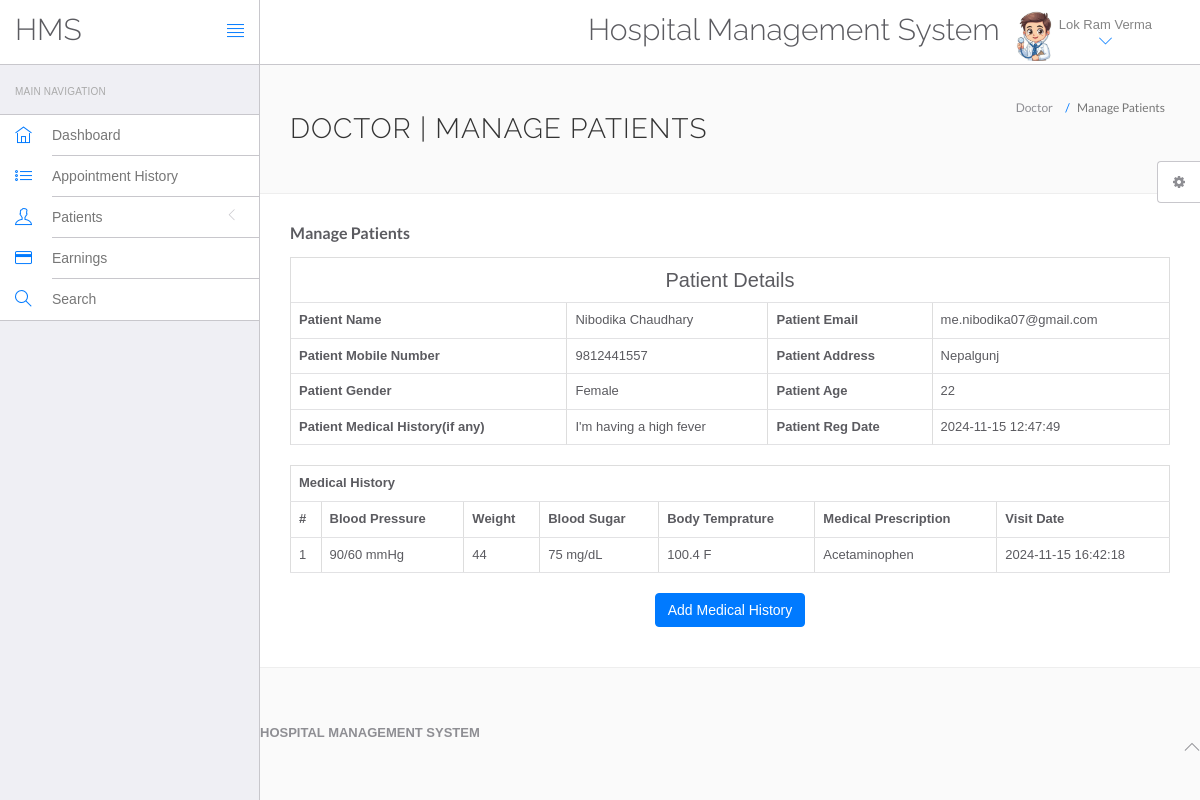
/hospital/hms/doctor/view-patient.php?viewid=3 (signed in), run on the app's committed database.
### tables this page shows
CREATE TABLE `doctors` (
  `id` int(11) NOT NULL,
  `specilization` varchar(255) DEFAULT NULL,
  `doctorName` varchar(255) DEFAULT NULL,
  `address` longtext DEFAULT NULL,
  `docFees` varchar(255) DEFAULT NULL,
  `contactno` bigint(11) DEFAULT NULL,
  `docEmail` varchar(255) DEFAULT NULL,
  `password` varchar(255) DEFAULT NULL,
  `creationDate` timestamp NULL DEFAULT current_timestamp(),
  `updationDate` timestamp NULL DEFAULT NULL ON UPDATE current_timestamp()
);

CREATE TABLE `tblpatient` (
  `ID` int(10) NOT NULL,
  `Docid` int(10) DEFAULT NULL,
  `PatientName` varchar(200) DEFAULT NULL,
  `PatientContno` bigint(10) DEFAULT NULL,
  `PatientEmail` varchar(200) DEFAULT NULL,
  `PatientGender` varchar(50) DEFAULT NULL,
  `PatientAdd` mediumtext DEFAULT NULL,
  `PatientAge` int(10) DEFAULT NULL,
  `PatientMedhis` mediumtext DEFAULT NULL,
  `disease` text NOT NULL,
  `prescription` text NOT NULL,
  `CreationDate` timestamp NULL DEFAULT current_timestamp(),
  `UpdationDate` timestamp NULL DEFAULT NULL ON UPDATE current_timestamp()
);

CREATE TABLE `tblmedicalhistory` (
  `ID` int(10) NOT NULL,
  `PatientID` int(10) DEFAULT NULL,
  `BloodPressure` varchar(200) DEFAULT NULL,
  `BloodSugar` varchar(200) NOT NULL,
  `Weight` varchar(100) DEFAULT NULL,
  `Temperature` varchar(200) DEFAULT NULL,
  `MedicalPres` mediumtext DEFAULT NULL,
  `CreationDate` timestamp NOT NULL DEFAULT current_timestamp() ON UPDATE current_timestamp()
);

### hospital/hms/doctor/view-patient.php (the view, shortened to what this page needs)
<?php
include('include/config.php');
if(strlen($_SESSION['id']==0)) {
 header('location:logout.php');
  } else{
?>
<!DOCTYPE html>
<html lang="en">
	<head>
		<link rel="stylesheet" href="vendor/bootstrap/css/bootstrap.min.css">
		<link rel="stylesheet" href="vendor/fontawesome/css/font-awesome.min.css">
		<link rel="stylesheet" href="vendor/themify-icons/themify-icons.min.css">
		<link href="vendor/animate.css/animate.min.css" rel="stylesheet" media="screen">
		<link href="vendor/perfect-scrollbar/perfect-scrollbar.min.css" rel="stylesheet" media="screen">
		<link href="vendor/switchery/switchery.min.css" rel="stylesheet" media="screen">
		<link href="vendor/bootstrap-touchspin/jquery.bootstrap-touchspin.min.css" rel="stylesheet" media="screen">
		<link href="vendor/select2/select2.min.css" rel="stylesheet" media="screen">
		<link href="vendor/bootstrap-datepicker/bootstrap-datepicker3.standalone.min.css" rel="stylesheet" media="screen">
		<link href="vendor/bootstrap-timepicker/bootstrap-timepicker.min.css" rel="stylesheet" media="screen">
		<link rel="stylesheet" href="assets/css/styles.css">
		<link rel="stylesheet" href="assets/css/plugins.css">
		<link rel="stylesheet" href="assets/css/themes/theme-1.css" id="skin_color" />
	</head>
	<body>
		<div id="app">
<?php include('include/sidebar.php');?>
<div class="app-content">
<?php include('include/header.php');?>
<div class="main-content" >
<div class="wrap-content container" id="container">
<section id="page-title">
<div class="row">
<div class="col-sm-8">
<h1 class="mainTitle">Doctor | Manage Patients</h1>
</div>
<ol class="breadcrumb">
<li>
<span>Doctor</span>
</li>
<li class="active">
<span>Manage Patients</span>
</li>
</ol>
</div>
</section>
<div class="container-fluid container-fullw bg-white">
<div class="row">
<div class="col-md-12">
<h5 class="over-title margin-bottom-15 text-bold">Manage <span class="text-bold">Patients</span></h5>
<?php
                               $vid=$_GET['viewid'];
                               $ret=mysqli_query($con,"select * from tblpatient where ID='$vid'");
$cnt=1;
while ($row=mysqli_fetch_array($ret)) {
                               ?>
<table border="1" class="table table-bordered">
 <tr align="center">
<td colspan="4" style="font-size:20px;color:blue">
 Patient Details</td></tr>
    <tr>
    <th scope>Patient Name</th>
    <td><?php  echo $row['PatientName'];?></td>
    <th scope>Patient Email</th>
    <td><?php  echo $row['PatientEmail'];?></td>
  </tr>
  <tr>
    <th scope>Patient Mobile Number</th>
    <td><?php  echo $row['PatientContno'];?></td>
    <th>Patient Address</th>
    <td><?php  echo $row['PatientAdd'];?></td>
  </tr>
    <tr>
    <th>Patient Gender</th>
    <td><?php  echo $row['PatientGender'];?></td>
    <th>Patient Age</th>
    <td><?php  echo $row['PatientAge'];?></td>
  </tr>
  <tr>
    <th>Patient Medical History(if any)</th>
    <td><?php  echo $row['PatientMedhis'];?></td>
     <th>Patient Reg Date</th>
    <td><?php  echo $row['CreationDate'];?></td>
  </tr>
<?php }?>
</table>
<?php
$ret=mysqli_query($con,"select * from tblmedicalhistory  where PatientID='$vid'");
 ?>
<table id="datatable" class="table table-bordered dt-responsive nowrap" style="border-collapse: collapse; border-spacing: 0; width: 100%;">
  <tr align="center">
   <th colspan="8" >Medical History</th>
  </tr>
  <tr>
    <th>#</th>
<th>Blood Pressure</th>
<th>Weight</th>
<th>Blood Sugar</th>
<th>Body Temprature</th>
<th>Medical Prescription</th>
<th>Visit Date</th>
</tr>
<?php
while ($row=mysqli_fetch_array($ret)) {
  ?>
<tr>
  <td><?php echo $cnt;?></td>
 <td><?php  echo $row['BloodPressure'];?></td>
 <td><?php  echo $row['Weight'];?></td>
 <td><?php  echo $row['BloodSugar'];?></td>
  <td><?php  echo $row['Temperature'];?></td>
  <td><?php  echo $row['MedicalPres'];?></td>
  <td><?php  echo $row['CreationDate'];?></td>
</tr>
<?php $cnt=$cnt+1;} ?>
</table>
<p align="center">
 <button class="btn btn-primary waves-effect waves-light w-lg" data-toggle="modal" data-target="#myModal">Add Medical History</button></p>
</div>
</div>
</div>
</div>
	<?php include('include/footer.php');?>
	<?php include('include/setting.php');?>
		</div>
	</body>
</html>
<?php }  ?>

### hospital/hms/doctor/include/header.php (shortened to what this page needs)
<header class="navbar navbar-default navbar-static-top">
					<div class="navbar-header">
						<a class="navbar-brand" href="#">
							<h2 style="padding-top:20% ">HMS</h2>
						</a>
						<a href="#" class="sidebar-toggler pull-right visible-md visible-lg" data-toggle-class="app-sidebar-closed" data-toggle-target="#app">
							<i class="ti-align-justify"></i>
						</a>
					</div>
					<div class="navbar-collapse collapse">
						<ul class="nav navbar-right">
								<li  style="padding-top:2% ">
								<h2>Hospital Management System</h2>
							</li>
							<li class="dropdown current-user">
								<a href class="dropdown-toggle" data-toggle="dropdown">
									<img src="assets/images/doctorlogo.jpg" > <span class="username">
									<?php $query=mysqli_query($con,"select doctorName from doctors where id='".$_SESSION['id']."'");
while($row=mysqli_fetch_array($query))
{
	echo $row['doctorName'];
}
									?> <i class="ti-angle-down"></i></i></span>
								</a>
							</li>
						</ul>
					</div>
				</header>

### hospital/hms/doctor/assets/css/themes/theme-1.css (style rules this page uses)
body { background: #FAFAFA; }
header .navbar-header { background: #ffffff !important; border-right-color: #c8c7cc !important; border-bottom-color: #c8c7cc !important; }
header .navbar-header .sidebar-toggler, header .navbar-header .sidebar-mobile-toggler { color: #007aff !important; }
header .navbar-header .navbar-brand { color: #777 !important; }
header .navbar-collapse { background: #ffffff !important; border-bottom-color: #c8c7cc !important; box-shadow: none !important; }
header .navbar-collapse .navbar-right > li > a { color: #777; }
header .navbar-collapse .navbar-right > li > a i { color: #007aff !important; }

### data on the page
doctors: doctorName "Lok Ram Verma"
tblpatient: PatientName "Nibodika Chaudhary", PatientEmail "me.nibodika07@gmail.com", PatientContno "9812441557", PatientAdd "Nepalgunj", PatientGender "Female", PatientAge "22", PatientMedhis "I'm having a high fever", CreationDate "2024-11-15 12:47:49"
tblmedicalhistory: BloodPressure "90/60 mmHg", Weight "44", BloodSugar "75 mg/dL", Temperature "100.4 F", MedicalPres "Acetaminophen", CreationDate "2024-11-15 16:42:18"
